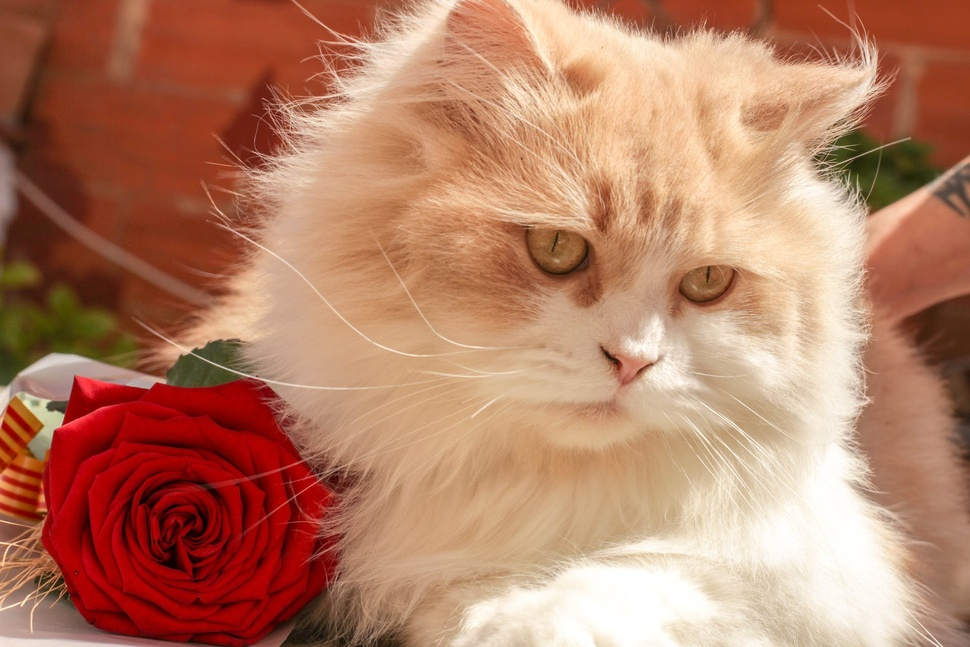
#> input picture basic-knowledge/images/flower_cat.jpg, 970 x 647 px, shrunk from 1920 x 1280 before the run
$ jupyter execute read_image_v1.ipynb
#> lines starting #> are read from the running program, lines starting #| are printed output that depends on the picture
## open images / load images

### common packages in python for loading/reading images
- pillow
- matplotlib
- skimgae
- opencv

### pillow

[cell 1]
from PIL import Image

[cell 2]
# load imgage by pillow
img = Image.open("images/flower_cat.jpg")
#> img is the input picture: PIL image 970x647 RGB; mean R, G, B 182.7, 127.7, 101.9

[cell 3]
# not a numpy
print(type(img))
#| <class 'PIL.JpegImagePlugin.JpegImageFile'>

[cell 4]
# open in another app
# img.show()
# just a jpeg
print(img.format)
#| JPEG

[cell 5]
import numpy as np

[cell 6]
# convert2numpy.ndarray
img1 = np.array(img)
print(type(img1))
#| <class 'numpy.ndarray'>

### matplotlib

[cell 7]
import matplotlib.image as mpimg
import matplotlib.pyplot as plt

[cell 8]
img = mpimg.imread("images/flower_cat.jpg")

[cell 9]
# default numpy array
print(type(img))
#| <class 'numpy.ndarray'>

[cell 10]
print(img.shape)
#| (647, 970, 3)

[cell 11]
plt.imshow(img)
plt.colorbar()
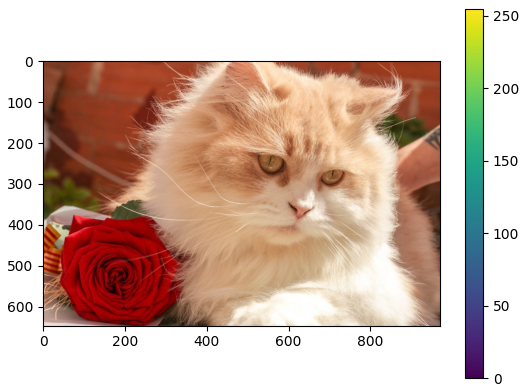
#> figure drawn by matplotlib, 2 panels

### skimage （scikit-image）

[cell 12]
from skimage import io

[cell 13]
image = io.imread("images/cats.jpg")
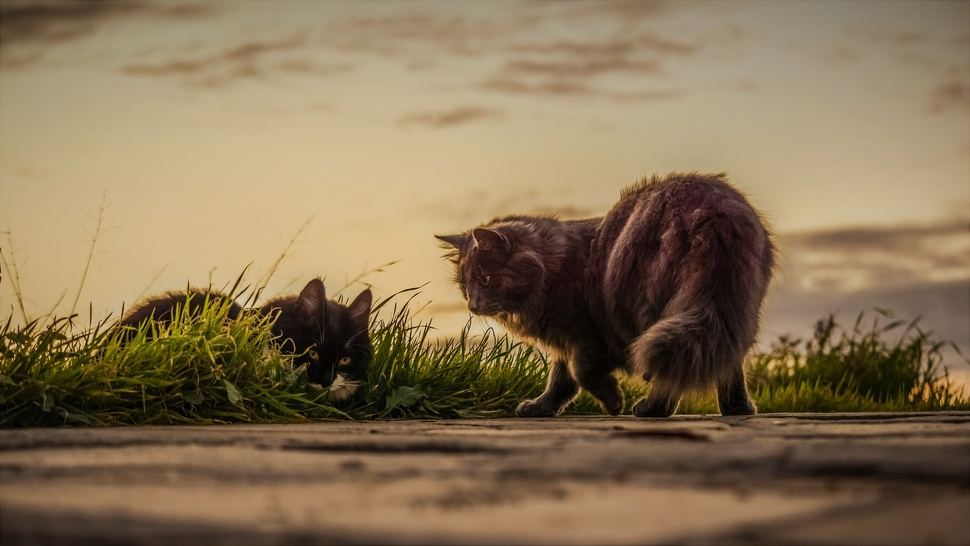
#> input picture basic-knowledge/images/cats.jpg, 970 x 546 px, shrunk from 1920 x 1080 before the run
#> image is the input picture: shape (546, 970, 3); mean R, G, B 135, 114.6, 84.8
print(type(image))
#| <class 'numpy.ndarray'>
print(image.shape)
#| (546, 970, 3)

[cell 14]
plt.imshow(image)
# plt.colorbar()

[cell 15]
print(image)
#> (printed output is left out)

[cell 16]
from skimage import img_as_float, img_as_ubyte

[cell 17]
#
image_float = img_as_float(image)
print(image_float)
#> (printed output is left out)

### opencv

[cell 18]
import cv2

[cell 19]
# color changed bgr not rgb
grey_image = cv2.imread("images/dogs.jpg")
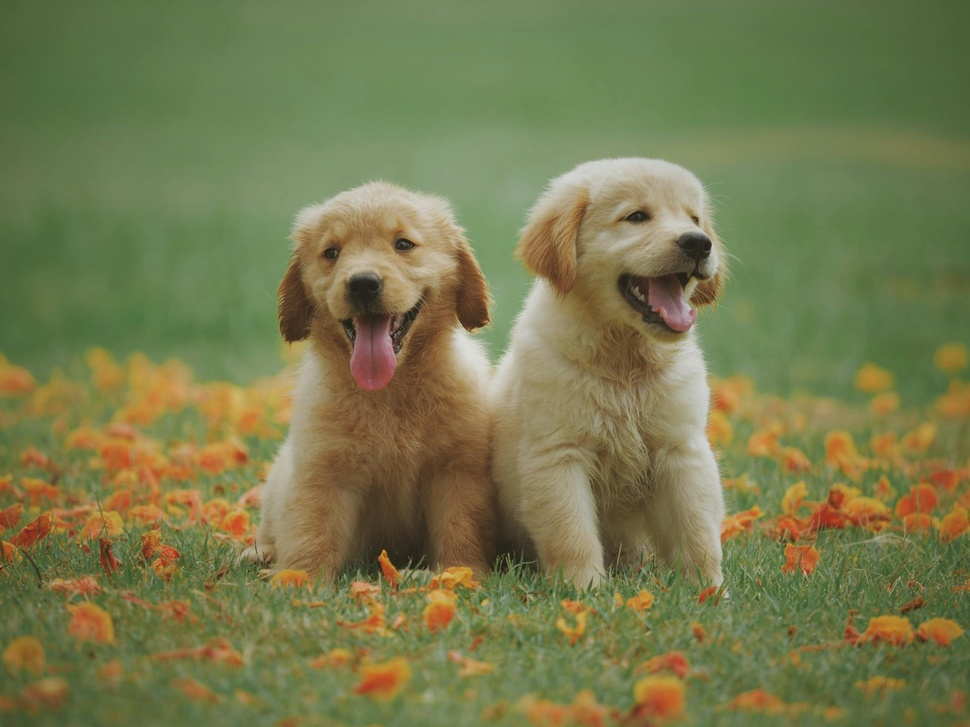
#> input picture basic-knowledge/images/dogs.jpg, 970 x 727 px, shrunk from 1920 x 1440 before the run
#> grey_image is the input picture: shape (727, 970, 3); mean B, G, R 78, 122.2, 119
plt.imshow(grey_image)

[cell 20]
# color changed
grey_image2 = cv2.imread("images/dogs.jpg", 0)
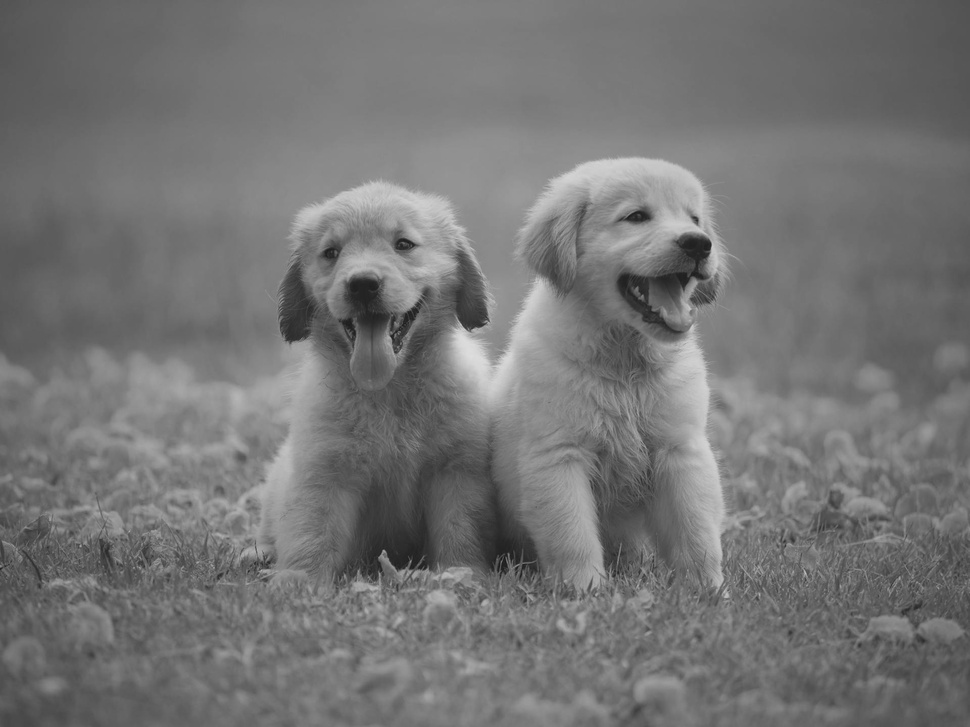
#> grey_image2: shape (727, 970); min 23, max 222, mean 116.2
plt.imshow(grey_image2)
